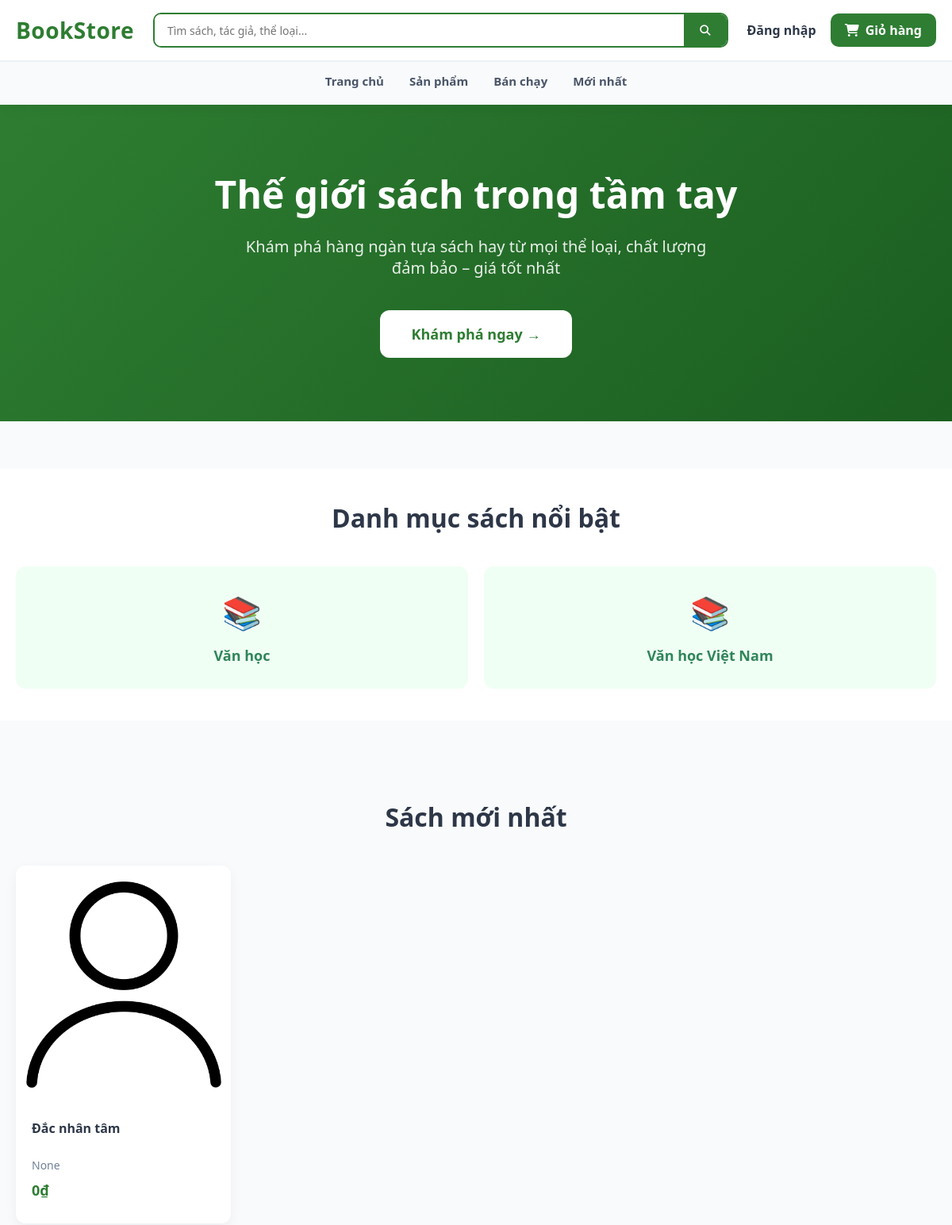
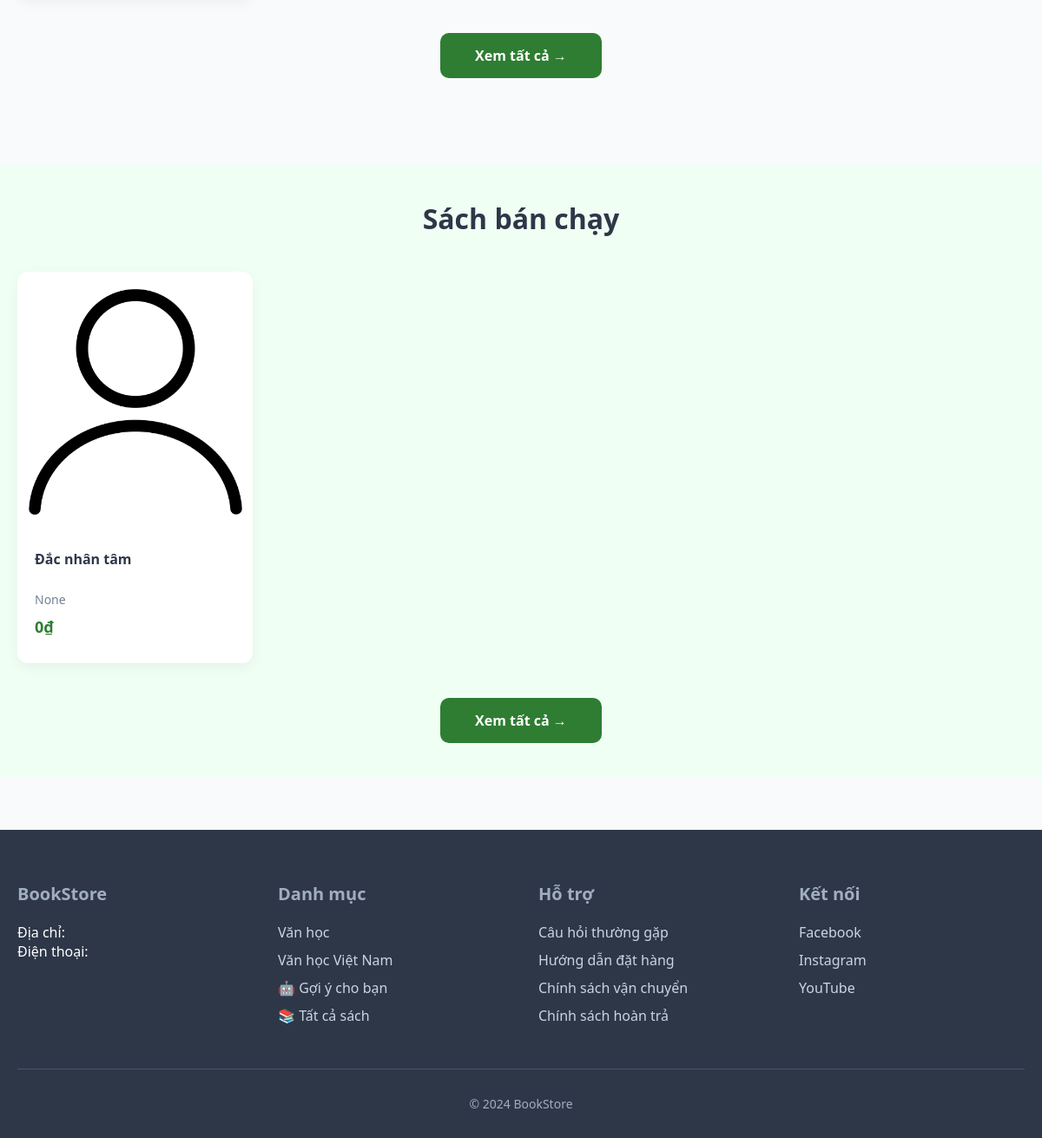
/, run on an earlier commit of the app's database (2 pictures, top to bottom).
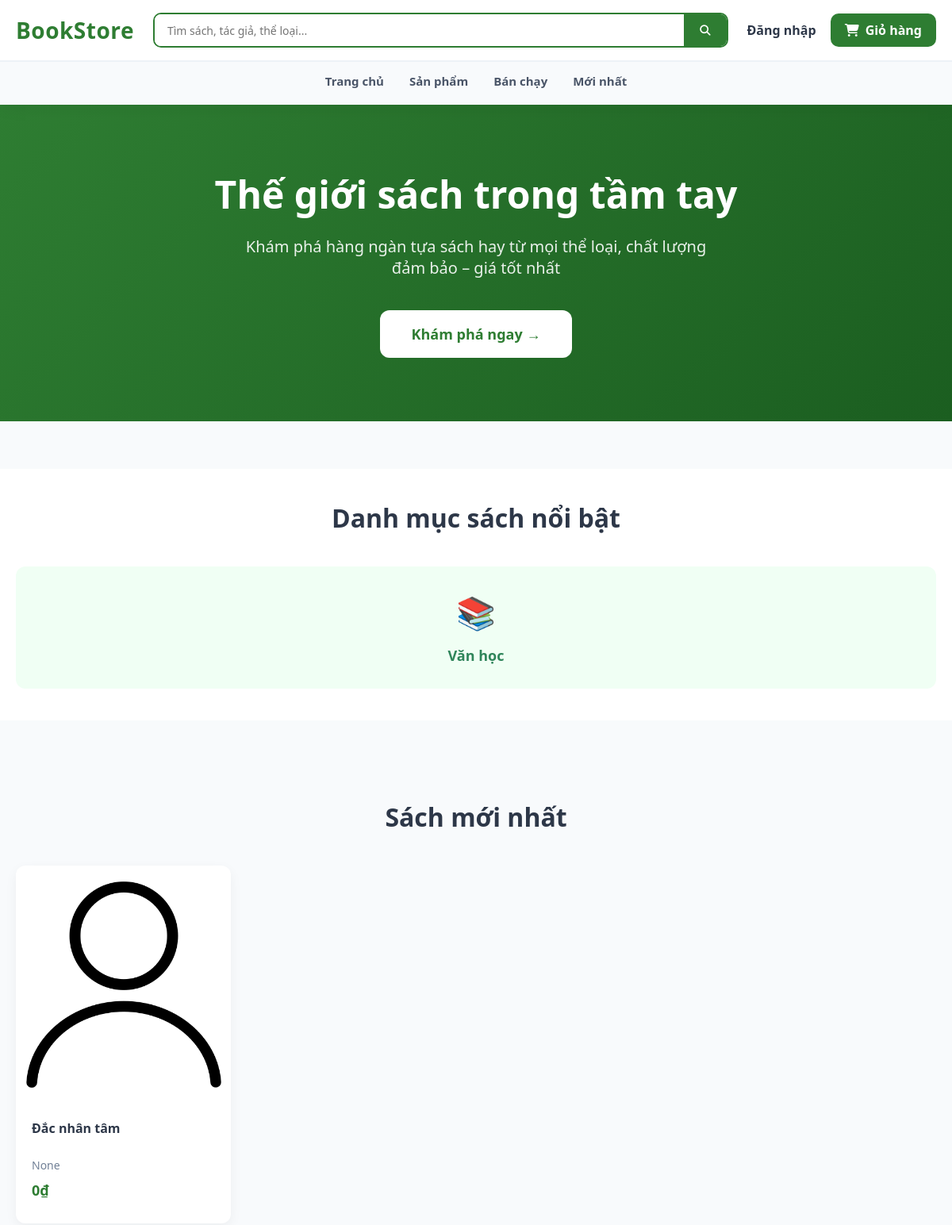
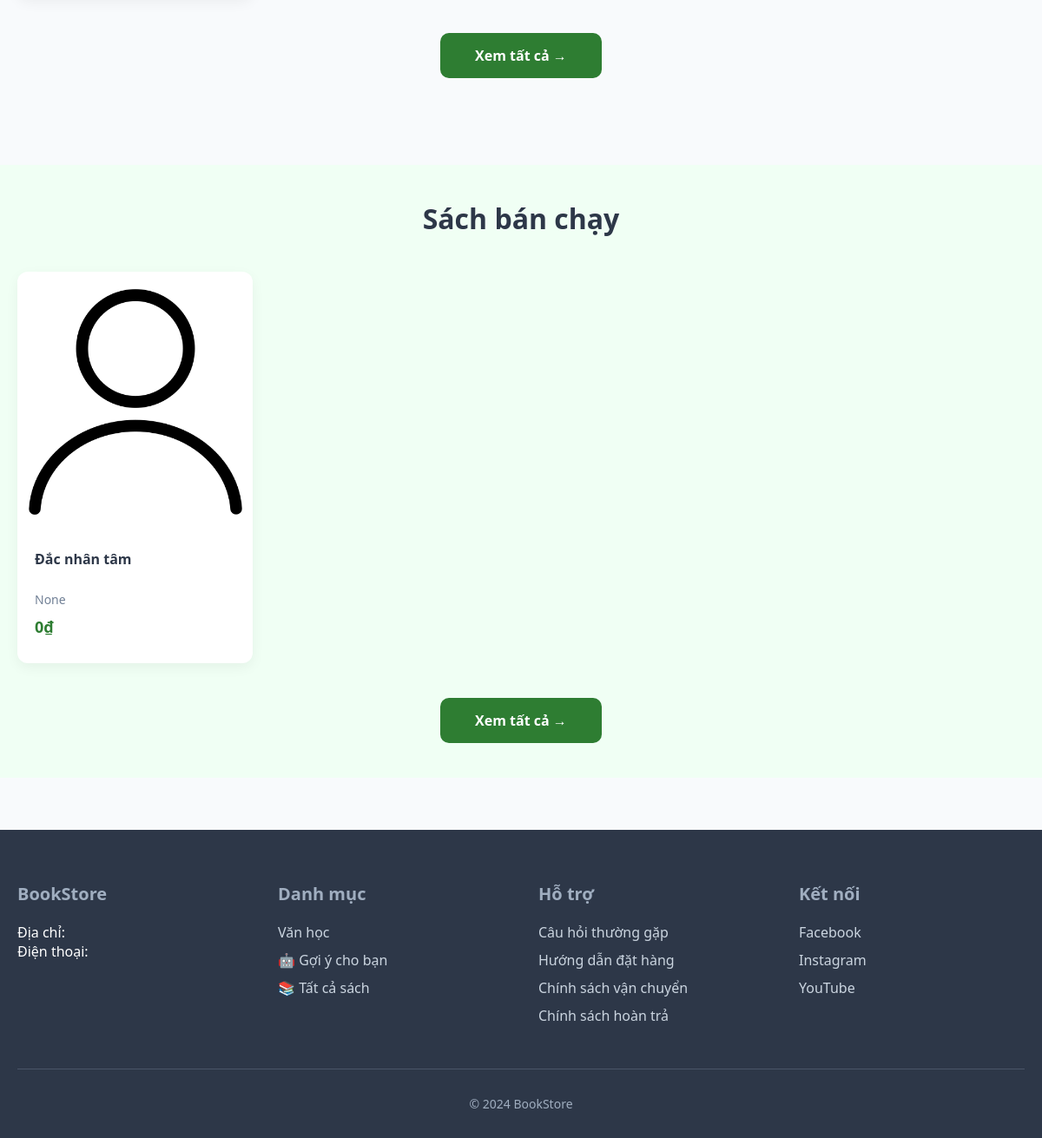
And on a later commit of the database (2 pictures, top to bottom).
### apps/book/models.py (models this page shows, shortened)
class Category(models.Model):
    name = models.CharField(max_length=255, unique=True)
    slug = models.SlugField(max_length=255, unique=True)

class Book(models.Model):
    title = models.CharField(max_length=255)
    slug = models.SlugField(max_length=255, unique=True)
    description = models.TextField(blank=True)
    price = models.DecimalField(max_digits=10, decimal_places=2)
    sale_price = models.DecimalField(max_digits=10, decimal_places=2, blank=True, null=True)
    stock = models.IntegerField(default=0)
    category = models.ForeignKey(Category, on_delete=models.SET_NULL, null=True, blank=True, related_name="books")
    author = models.ForeignKey(Author, on_delete=models.SET_NULL, null=True, blank=True, related_name="books")
    created_at = models.DateTimeField(auto_now_add=True)
    updated_at = models.DateTimeField(auto_now=True)
    average_rating = models.FloatField(default=0)  # Cache để hiển thị nhanh (cập nhật khi có review)
    def get_display_price(self):
        return self.sale_price if self.sale_price is not None else self.price

class BookImage(models.Model):
    book = models.ForeignKey(Book, on_delete=models.CASCADE, related_name="images")
    image = models.ImageField(upload_to="book_images/")

### apps/home/views.py (the view)
# urls.py: path("", HomeView.as_view(), name="home"),
class HomeView(TemplateView):
    template_name = "home/home.html"
    def get_context_data(self, **kwargs):
        context = super().get_context_data(**kwargs)
        context["new_books"] = Book.objects.order_by("-created_at")[:12]
        context["bestsellers"] = Book.objects.all()[:12]
        context["categories"] = Category.objects.all()
        user = self.request.user
        if user.is_authenticated:
            context["ai_recommendations"] = BookRecommender.recommend(user, limit=8)
        else:
            context["ai_recommendations"] = []
        return context

### templates/home/home.html (shortened to what the changed rows need)
{% load static %}
<!DOCTYPE html>
<html lang="vi">
<head>
    <link rel="stylesheet" href="{% static 'home/home.css' %}">
    <link rel="stylesheet"
    href="https://cdnjs.cloudflare.com/ajax/libs/font-awesome/6.5.1/css/all.min.css">
</head>
<body>
<section class="hero fade-in">
    <div class="hero-container">
        <h1 class="hero-title">Thế giới sách trong tầm tay</h1>
    </div>
</section>
<section class="categories fade-in">
    <div class="categories-container">
        <h2 class="section-title">Danh mục sách nổi bật</h2>
        <div class="categories-grid">
            {% for c in categories %}
            <a href="{% url 'book:book_list' %}?category={{ c.id }}" class="category-card">
                <div class="category-icon">📚</div>
                <div class="category-name">{{ c.name }}</div>
            </a>
            {% endfor %}
        </div>
    </div>
</section>
<section class="featured-books fade-in">
    <div class="books-container">
        <h2 class="section-title">Sách mới nhất</h2>
        <div class="books-grid">
            {% for book in new_books|slice:":8" %}
            <div class="book-card" onclick="location.href='{% url 'book:book_detail' book.id %}'">
                <div class="book-image">
                    {% with book.images.first as img %}
                        {% if img %}
                            <img src="{{ img.image.url }}" alt="{{ book.title }}">
                        {% else %}
                            <img src="https://via.placeholder.com/250x300?text=No+Image">
                        {% endif %}
                    {% endwith %}
                </div>
                <div class="book-info">
                    <h3 class="book-title">{{ book.title|truncatechars:50 }}</h3>
                    <p class="book-author">{{ book.author }}</p>
                    <div class="book-price">
                        {{ book.get_display_price|floatformat:0 }}₫
                    </div>
                </div>
            </div>
            {% endfor %}
        </div>
    </div>
</section>
<section class="bestsellers fade-in">
    <div class="books-container">
        <h2 class="section-title">Sách bán chạy</h2>
        <div class="books-grid">
            {% for book in bestsellers|slice:":8" %}
            <div class="book-card" onclick="location.href='{% url 'book:book_detail' book.id %}'">
                <div class="book-image">
                    {% with book.images.first as img %}
                        {% if img %}
                            <img src="{{ img.image.url }}" alt="{{ book.title }}">
                        {% else %}
                            <img src="https://via.placeholder.com/250x300?text=No+Image">
                        {% endif %}
                    {% endwith %}
                </div>
                <div class="book-info">
                    <h3 class="book-title">{{ book.title|truncatechars:50 }}</h3>
                    <p class="book-author">{{ book.author }}</p>
                    <div class="book-price">
                        {{ book.get_display_price|floatformat:0 }}₫
                    </div>
                </div>
            </div>
            {% endfor %}
        </div>
    </div>
</section>
<footer class="footer">
    <div class="footer-container">
        <div class="footer-grid">
            <div class="footer-section">
                <ul>
                    {% for c in categories|slice:":4" %}
                        <li>
                            <a href="{% url 'book:book_list' %}?category={{ c.id }}">
                                {{ c.name }}
                            </a>
                        </li>
                    {% endfor %}
                </ul>
            </div>
        </div>
    </div>
</footer>
</body>
</html>

What changed in the data, as far as the page shows it:
removed Category: name "Văn học Việt Nam"
